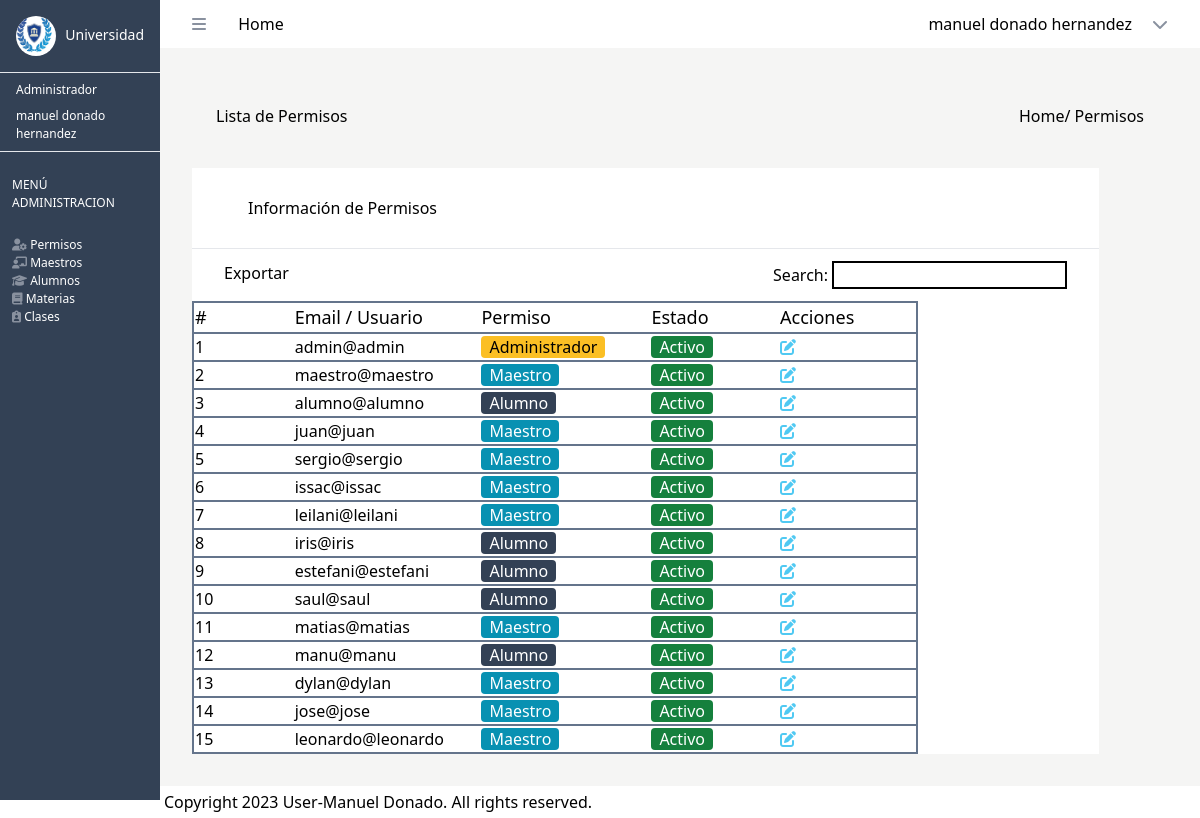
/view_permisos (signed in), run on the app's committed database.
### tables this page shows
CREATE TABLE `roles` (
  `id_rol` int(11) NOT NULL,
  `nombre_rol` varchar(255) NOT NULL
);

CREATE TABLE `usuarios` (
  `id_usuario` int(10) NOT NULL,
  `matricula` bigint(10) DEFAULT NULL,
  `correo` varchar(255) DEFAULT NULL,
  `password` varchar(255) DEFAULT NULL,
  `nombre` varchar(255) DEFAULT NULL,
  `apellido` varchar(255) DEFAULT NULL,
  `direccion` varchar(255) DEFAULT NULL,
  `fecha_nacimiento` date DEFAULT NULL,
  `estatus` int(10) DEFAULT NULL,
  `id_rol` int(10) DEFAULT NULL
);

### src/Controllers/PermisoController.php (called while the page is built, shortened)
<?php
require_once($_SERVER["DOCUMENT_ROOT"] . "/src/Models/Permisos.php");
class PermisoController
{
    public function mostrarPermisos()
    {
        $permiso = new Permiso();
        $data = $permiso->allPermisos();
        include $_SERVER["DOCUMENT_ROOT"] . "/src/views/admin/view_permisos.php";
    }
}
?>

### src/Models/Permisos.php (called while the page is built, shortened)
<?php
class Permiso {
    public function allPermisos(){
        $db = new Database();
        $connection = $db->connect();
        $res = $connection->query("SELECT us.id_usuario, us.correo, us.estatus, r.nombre_rol FROM usuarios as us
        INNER JOIN roles as r ON us.id_rol = r.id_rol
        ");
        $data = $res->fetchAll(PDO::FETCH_ASSOC);
        return $data;
    }
}?>

### src/views/admin/view_permisos.php (the view, shortened to what this page needs)
<?php
$user = $_SESSION["user"];
?>
<!DOCTYPE html>
<html lang="en">
<head>
    <link href="/dist/output.css" rel="stylesheet">
</head>
<body>
    <div class="bg-slate-700 h-screen w-20 lg:w-40 fixed" >
        <div class="flex justify-between border-b-white" >
            <div>
              <img class="bg-white rounded-full h-10 w-10 m-4 " src="/src/images/inicio.png" alt="">
            </div>
            <div>
                <h3 class="text-white text-[14px] m-4 my-6" >Universidad </h3>
            </div>
        </div>
        <hr>
        <div>
            <h2 class="text-white mx-4 text-[12px] m-2" > <?php echo $user['nombre_rol'];  ?> </h2>
            <h3 class="text-white mx-4 text-[12px] m-2" > <?php echo $user['nombre'] . " " . $user['apellido'];  ?>  </h3>
        </div>
        <hr>
    <?php
    if ( $user['id_rol'] === 1 ) { ?>
        <div>
            <div class=" flex justify-center text-[12px] text-white  m-3 my-6" >
                MENÚ ADMINISTRACION
            </div>
            <div class="flex flex-col m-3 text-[12px] text-white " >
            <a href="/view_permisos"> <i class="fa-solid fa-user-gear" style="color: #89919f;"></i>   Permisos </a>
               <a href="/view_maestros"> <i class="fa-solid fa-chalkboard-user" style="color: #89919f;"></i>   Maestros</a>
               <a href="/alumnos">  <i class="fa-solid fa-graduation-cap" style="color: #89919f;"></i>   Alumnos </a>
                <a href="/view_materias"> <i class="fa-solid fa-book" style="color: #89919f;"></i>   Materias</a>
                <a href="/view_clases"> <i class="fa-solid fa-clipboard-user" style="color: #89919f;"></i>   Clases </a>
            </div>
        </div>
    <?php }  ?>
    </div>
    <div class="flex flex-col h-screen w-full pl-20 lg:pl-40" >
    <header class="bg-white p-3">
        <div class="flex justify-between mx-5">
            <div>
                <i class="fa-solid fa-bars mr-7" style="color: #89919f;"></i> Home
            </div>
            <div class="relative inline-block text-left " id="userDropdown">
                <div onclick="toggleDropdown()" class="cursor-pointer flex items-center">
                    <p class="mx-5 text-[16px]" >   <?php echo $user['nombre'] . " " . $user['apellido'];  ?> </p>
                    <i class="fa-solid fa-chevron-down" style="color: #89919f;"></i>
                </div>
            </div>
        </div>
    </header>
    <div class="bg-stone-100 flex-grow p-4" >
                <div class="flex flex-row justify-between m-10" >
                    <div>
                    <p>Lista de Permisos </p>
                    </div>
                    <div class="flex flex-row" >
                    <a href="../dashboard.php">Home</a> <p>/ Permisos</p>
                    </div>
                </div>
        <div  class="w-[90%] bg-white m-4 " >
            <div>
                <div class="flex flex-row justify-between mx-5 p-3">
                    <div class="mx-6 my-4" >
                         <p>Información de Permisos</p>
                    </div>
                </div>
                <hr>
                <div class="flex flex-row justify-between mx-5 p-3">
                    <div>
                        <p>Exportar</p>
                    </div>
                    <div>
                        <label for="">Search:</label>
                        <input type="text" class="border-2 border-black
                        "> </input>
                    </div>
                </div>
                <div class="w-[80%] h-[50%]" >
                    <table class="table-auto border-2 border-slate-500  ">
                    <thead class=" " >
                        <tr class="table-auto border-2 border-slate-500 items-center text-[18px] ">
                            <td class="w-64"  > # </td>
                            <td  class="w-64">Email / Usuario</td>
                            <td class="w-64" > Permiso </td>
                            <td  class="w-64"> Estado </td>
                            <td  class="w-64"> Acciones </td>
                        </tr>
                    </thead>
                    <tbody>
                    <?php
                    $contador = 1;
                    foreach ($data as $permisos) { ?>
                    <tr class="table-auto border-2 border-slate-500 items-center  " >
                        <td><?php echo $contador; ?></td>
                        <td><?php echo $permisos['correo']; ?></td>
                        <td ><?php if ($permisos['nombre_rol'] == 'Administrador') { ?>
                            <span class="text-black bg-amber-400  rounded px-2" >Administrador</span>
                   <?php } else if ($permisos['nombre_rol'] == 'Maestro'){ ?>
                         <span class="text-white bg-cyan-600 rounded px-2  " >Maestro</span>
                   <?php  } else { ?>
                         <span class="text-white bg-slate-700 rounded px-2  " >Alumno</span>
                   <?php  } ?>
        </td>
                        <td ><?php if ($permisos['estatus'] == 1) { ?>
                            <span class="text-white bg-green-700  rounded px-2" >Activo</span>
                   <?php } else { ?>
                         <span class="text-white bg-red-600 rounded px-2  " >Inactivo</span>
                   <?php  } ?>
        </td>
                        <td> <i class="fa-solid fa-pen-to-square" style="color: #50c9f2;"></i> </td>
                    </tr>
                <?php  $contador++;
                } ?>
                    </tbody>
                    </table>
                </div>
            </div>
        </div>
        </div>
        <footer class="bg-white p-1 w-full" >
            <p> Copyright 2023 User-Manuel Donado. All rights reserved. </p>
        </footer>
    </div  >
</body>
</html>

### index.php (shortened to what this page needs)
<?php
require_once(__DIR__ . "/src/Controllers/PermisoController.php");
$fullUrl = $_SERVER["REQUEST_URI"];
$url = explode("?", $fullUrl);
$permisoController = new PermisoController();
if ($_SERVER["REQUEST_METHOD"] === "GET"){
    switch ($url[0]) {
        case "/view_permisos":
            $permisoController->mostrarPermisos();
            break;
    }
}
?>

### data on the page
roles: nombre_rol "Administrador"
usuarios: correo "admin@admin", shows "Administrador", estatus "Activo"
usuarios: correo "maestro@maestro", shows "Maestro", estatus "Activo"
usuarios: correo "alumno@alumno", shows "Alumno", estatus "Activo"
usuarios: correo "juan@juan", shows "Maestro", estatus "Activo"
usuarios: correo "sergio@sergio", shows "Maestro", estatus "Activo"
usuarios: correo "issac@issac", shows "Maestro", estatus "Activo"
usuarios: correo "leilani@leilani", shows "Maestro", estatus "Activo"
usuarios: correo "iris@iris", shows "Alumno", estatus "Activo"
usuarios: correo "estefani@estefani", shows "Alumno", estatus "Activo"
usuarios: correo "saul@saul", shows "Alumno", estatus "Activo"
usuarios: correo "matias@matias", shows "Maestro", estatus "Activo"
usuarios: correo "manu@manu", shows "Alumno", estatus "Activo"
usuarios: correo "dylan@dylan", shows "Maestro", estatus "Activo"
usuarios: correo "jose@jose", shows "Maestro", estatus "Activo"
usuarios: correo "leonardo@leonardo", shows "Maestro", estatus "Activo"

### other printed values
$user['nombre'] "manuel"
$user['apellido'] "donado hernandez"
